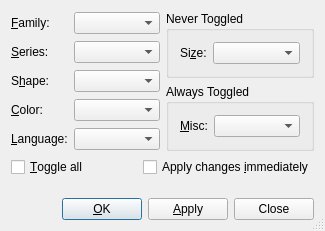
<ui version="4.0" >
 <class>CharacterUi</class>
 <widget class="QDialog" name="CharacterUi" >
  <property name="geometry" >
   <rect>
    <x>0</x>
    <y>0</y>
    <width>325</width>
    <height>231</height>
   </rect>
  </property>
  <property name="windowTitle" >
   <string/>
  </property>
  <property name="sizeGripEnabled" >
   <bool>true</bool>
  </property>
  <layout class="QVBoxLayout" >
   <property name="margin" >
    <number>11</number>
   </property>
   <property name="spacing" >
    <number>6</number>
   </property>
   <item>
    <layout class="QHBoxLayout" >
     <property name="margin" >
      <number>0</number>
     </property>
     <property name="spacing" >
      <number>6</number>
     </property>
     <item>
      <layout class="QGridLayout" >
       <property name="margin" >
        <number>0</number>
       </property>
       <property name="spacing" >
        <number>6</number>
       </property>
       <item row="0" column="0" >
        <widget class="QLabel" name="familyLA" >
         <property name="toolTip" >
          <string>Font family</string>
         </property>
         <property name="text" >
          <string>&amp;Family:</string>
         </property>
         <property name="buddy" >
          <cstring>familyCO</cstring>
         </property>
        </widget>
       </item>
       <item row="2" column="1" >
        <widget class="QComboBox" name="shapeCO" >
         <property name="sizePolicy" >
          <sizepolicy>
           <hsizetype>3</hsizetype>
           <vsizetype>0</vsizetype>
           <horstretch>0</horstretch>
           <verstretch>0</verstretch>
          </sizepolicy>
         </property>
         <property name="toolTip" >
          <string>Font shape</string>
         </property>
        </widget>
       </item>
       <item row="2" column="0" >
        <widget class="QLabel" name="shapeLA" >
         <property name="toolTip" >
          <string>Font shape</string>
         </property>
         <property name="text" >
          <string>S&amp;hape:</string>
         </property>
         <property name="buddy" >
          <cstring>shapeCO</cstring>
         </property>
        </widget>
       </item>
       <item row="1" column="1" >
        <widget class="QComboBox" name="seriesCO" >
         <property name="sizePolicy" >
          <sizepolicy>
           <hsizetype>3</hsizetype>
           <vsizetype>0</vsizetype>
           <horstretch>0</horstretch>
           <verstretch>0</verstretch>
          </sizepolicy>
         </property>
         <property name="toolTip" >
          <string>Font series</string>
         </property>
        </widget>
       </item>
       <item row="4" column="1" >
        <widget class="QComboBox" name="langCO" >
         <property name="sizePolicy" >
          <sizepolicy>
           <hsizetype>3</hsizetype>
           <vsizetype>0</vsizetype>
           <horstretch>0</horstretch>
           <verstretch>0</verstretch>
          </sizepolicy>
         </property>
         <property name="toolTip" >
          <string>Language</string>
         </property>
        </widget>
       </item>
       <item row="0" column="1" >
        <widget class="QComboBox" name="familyCO" >
         <property name="sizePolicy" >
          <sizepolicy>
           <hsizetype>3</hsizetype>
           <vsizetype>0</vsizetype>
           <horstretch>0</horstretch>
           <verstretch>0</verstretch>
          </sizepolicy>
         </property>
         <property name="toolTip" >
          <string>Font family</string>
         </property>
        </widget>
       </item>
       <item row="3" column="1" >
        <widget class="QComboBox" name="colorCO" >
         <property name="sizePolicy" >
          <sizepolicy>
           <hsizetype>3</hsizetype>
           <vsizetype>0</vsizetype>
           <horstretch>0</horstretch>
           <verstretch>0</verstretch>
          </sizepolicy>
         </property>
         <property name="toolTip" >
          <string>Font color</string>
         </property>
        </widget>
       </item>
       <item row="4" column="0" >
        <widget class="QLabel" name="langLA" >
         <property name="toolTip" >
          <string>Language</string>
         </property>
         <property name="text" >
          <string>&amp;Language:</string>
         </property>
         <property name="buddy" >
          <cstring>langCO</cstring>
         </property>
        </widget>
       </item>
       <item row="1" column="0" >
        <widget class="QLabel" name="seriesLA" >
         <property name="toolTip" >
          <string>Font series</string>
         </property>
         <property name="text" >
          <string>&amp;Series:</string>
         </property>
         <property name="buddy" >
          <cstring>seriesCO</cstring>
         </property>
        </widget>
       </item>
       <item row="3" column="0" >
        <widget class="QLabel" name="colorLA" >
         <property name="enabled" >
          <bool>true</bool>
         </property>
         <property name="toolTip" >
          <string>Font color</string>
         </property>
         <property name="text" >
          <string>&amp;Color:</string>
         </property>
         <property name="buddy" >
          <cstring>colorCO</cstring>
         </property>
        </widget>
       </item>
      </layout>
     </item>
     <item>
      <layout class="QVBoxLayout" >
       <property name="margin" >
        <number>0</number>
       </property>
       <property name="spacing" >
        <number>6</number>
       </property>
       <item>
        <widget class="QGroupBox" name="sizeGB" >
         <property name="title" >
          <string>Never Toggled</string>
         </property>
         <layout class="QHBoxLayout" >
          <property name="margin" >
           <number>11</number>
          </property>
          <property name="spacing" >
           <number>6</number>
          </property>
          <item>
           <widget class="QLabel" name="sizeLA" >
            <property name="toolTip" >
             <string>Font size</string>
            </property>
            <property name="text" >
             <string>Si&amp;ze:</string>
            </property>
            <property name="buddy" >
             <cstring>sizeCO</cstring>
            </property>
           </widget>
          </item>
          <item>
           <widget class="QComboBox" name="sizeCO" >
            <property name="sizePolicy" >
             <sizepolicy>
              <hsizetype>3</hsizetype>
              <vsizetype>0</vsizetype>
              <horstretch>0</horstretch>
              <verstretch>0</verstretch>
             </sizepolicy>
            </property>
            <property name="toolTip" >
             <string>Font size</string>
            </property>
           </widget>
          </item>
         </layout>
        </widget>
       </item>
       <item>
        <widget class="QGroupBox" name="miscGB" >
         <property name="toolTip" >
          <string>Other font settings</string>
         </property>
         <property name="title" >
          <string>Always Toggled</string>
         </property>
         <layout class="QHBoxLayout" >
          <property name="margin" >
           <number>11</number>
          </property>
          <property name="spacing" >
           <number>6</number>
          </property>
          <item>
           <widget class="QLabel" name="miscLA" >
            <property name="text" >
             <string>&amp;Misc:</string>
            </property>
            <property name="buddy" >
             <cstring>miscCO</cstring>
            </property>
           </widget>
          </item>
          <item>
           <widget class="QComboBox" name="miscCO" >
            <property name="sizePolicy" >
             <sizepolicy>
              <hsizetype>3</hsizetype>
              <vsizetype>0</vsizetype>
              <horstretch>0</horstretch>
              <verstretch>0</verstretch>
             </sizepolicy>
            </property>           
            <property name="toolTip" >
             <string>Other font settings</string>
            </property>
           </widget>
          </item>
         </layout>
        </widget>
       </item>
      </layout>
     </item>
    </layout>
   </item>
   <item>
    <layout class="QHBoxLayout" >
     <property name="margin" >
      <number>0</number>
     </property>
     <property name="spacing" >
      <number>6</number>
     </property>
     <item>
      <widget class="QCheckBox" name="toggleallCB" >
       <property name="toolTip" >
        <string>toggle font on all of the above</string>
       </property>
       <property name="text" >
        <string>&amp;Toggle all</string>
       </property>
      </widget>
     </item>
     <item>
      <widget class="QCheckBox" name="autoapplyCB" >
       <property name="toolTip" >
        <string>Apply each change automatically</string>
       </property>
       <property name="text" >
        <string>Apply changes &amp;immediately</string>
       </property>
      </widget>
     </item>
    </layout>
   </item>
   <item>
    <spacer>
     <property name="orientation" >
      <enum>Qt::Vertical</enum>
     </property>
     <property name="sizeType" >
      <enum>QSizePolicy::Expanding</enum>
     </property>
     <property name="sizeHint" >
      <size>
       <width>20</width>
       <height>20</height>
      </size>
     </property>
    </spacer>
   </item>
   <item>
    <layout class="QHBoxLayout" >
     <property name="margin" >
      <number>0</number>
     </property>
     <property name="spacing" >
      <number>6</number>
     </property>
     <item>
      <spacer>
       <property name="orientation" >
        <enum>Qt::Horizontal</enum>
       </property>
       <property name="sizeType" >
        <enum>QSizePolicy::Expanding</enum>
       </property>
       <property name="sizeHint" >
        <size>
         <width>20</width>
         <height>20</height>
        </size>
       </property>
      </spacer>
     </item>
     <item>
      <widget class="QPushButton" name="okPB" >
       <property name="text" >
        <string>&amp;OK</string>
       </property>
       <property name="default" >
        <bool>true</bool>
       </property>
      </widget>
     </item>
     <item>
      <widget class="QPushButton" name="applyPB" >
       <property name="text" >
        <string>&amp;Apply</string>
       </property>
       <property name="autoDefault" >
        <bool>false</bool>
       </property>
      </widget>
     </item>
     <item>
      <widget class="QPushButton" name="closePB" >
       <property name="text" >
        <string>Close</string>
       </property>
       <property name="autoDefault" >
        <bool>false</bool>
       </property>
       <property name="default" >
        <bool>false</bool>
       </property>
      </widget>
     </item>
    </layout>
   </item>
  </layout>
 </widget>
 <tabstops>
  <tabstop>familyCO</tabstop>
  <tabstop>seriesCO</tabstop>
  <tabstop>shapeCO</tabstop>
  <tabstop>colorCO</tabstop>
  <tabstop>langCO</tabstop>
  <tabstop>toggleallCB</tabstop>
  <tabstop>sizeCO</tabstop>
  <tabstop>miscCO</tabstop>
  <tabstop>autoapplyCB</tabstop>
  <tabstop>okPB</tabstop>
  <tabstop>applyPB</tabstop>
  <tabstop>closePB</tabstop>
 </tabstops>
 <includes>
  <include location="local" >qt_i18n.h</include>
 </includes>
 <resources/>
 <connections/>
</ui>
